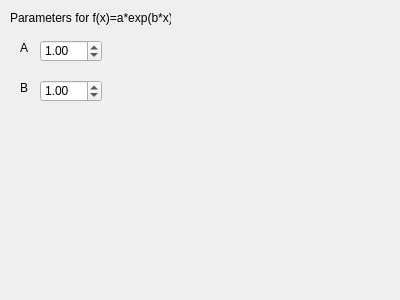
<?xml version="1.0" encoding="UTF-8"?>
<ui version="4.0">
 <class>fitPageWidget</class>
 <widget class="QWidget" name="fitPageWidget">
  <property name="geometry">
   <rect>
    <x>0</x>
    <y>0</y>
    <width>400</width>
    <height>300</height>
   </rect>
  </property>
  <property name="windowTitle">
   <string>Form</string>
  </property>
  <widget class="QDoubleSpinBox" name="doubleSpinBox_a">
   <property name="geometry">
    <rect>
     <x>40</x>
     <y>40</y>
     <width>62</width>
     <height>22</height>
    </rect>
   </property>
   <property name="minimum">
    <double>-5.000000000000000</double>
   </property>
   <property name="maximum">
    <double>5.000000000000000</double>
   </property>
   <property name="value">
    <double>1.000000000000000</double>
   </property>
  </widget>
  <widget class="QDoubleSpinBox" name="doubleSpinBox_b">
   <property name="geometry">
    <rect>
     <x>40</x>
     <y>80</y>
     <width>62</width>
     <height>22</height>
    </rect>
   </property>
   <property name="minimum">
    <double>-5.000000000000000</double>
   </property>
   <property name="maximum">
    <double>5.000000000000000</double>
   </property>
   <property name="value">
    <double>1.000000000000000</double>
   </property>
  </widget>
  <widget class="QLabel" name="label_a">
   <property name="geometry">
    <rect>
     <x>20</x>
     <y>40</y>
     <width>16</width>
     <height>16</height>
    </rect>
   </property>
   <property name="text">
    <string>A</string>
   </property>
  </widget>
  <widget class="QLabel" name="label_b">
   <property name="geometry">
    <rect>
     <x>20</x>
     <y>80</y>
     <width>16</width>
     <height>16</height>
    </rect>
   </property>
   <property name="text">
    <string>B</string>
   </property>
  </widget>
  <widget class="QLabel" name="label_equation">
   <property name="geometry">
    <rect>
     <x>10</x>
     <y>10</y>
     <width>161</width>
     <height>16</height>
    </rect>
   </property>
   <property name="text">
    <string>Parameters for f(x)=a*exp(b*x)</string>
   </property>
  </widget>
 </widget>
 <resources/>
 <connections/>
</ui>
